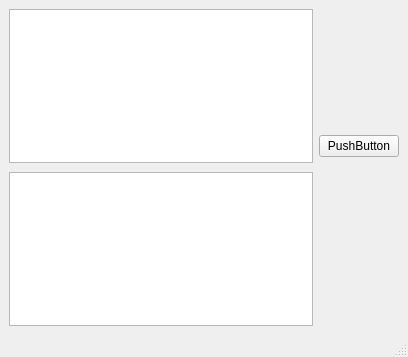
<?xml version="1.0" encoding="UTF-8"?>
<ui version="4.0">
 <class>MainWindow</class>
 <widget class="QMainWindow" name="MainWindow">
  <property name="geometry">
   <rect>
    <x>0</x>
    <y>0</y>
    <width>408</width>
    <height>357</height>
   </rect>
  </property>
  <property name="windowTitle">
   <string>MainWindow</string>
  </property>
  <widget class="QWidget" name="centralwidget">
   <layout class="QGridLayout" name="gridLayout_2">
    <item row="0" column="0">
     <layout class="QGridLayout" name="gridLayout">
      <item row="0" column="0" rowspan="3">
       <widget class="QTableView" name="tablewtareas"/>
      </item>
      <item row="1" column="2">
       <widget class="QPushButton" name="btnVerTareas">
        <property name="text">
         <string>PushButton</string>
        </property>
       </widget>
      </item>
      <item row="0" column="2">
       <spacer name="verticalSpacer_2">
        <property name="orientation">
         <enum>Qt::Vertical</enum>
        </property>
        <property name="sizeHint" stdset="0">
         <size>
          <width>20</width>
          <height>40</height>
         </size>
        </property>
       </spacer>
      </item>
      <item row="3" column="0">
       <spacer name="verticalSpacer_3">
        <property name="orientation">
         <enum>Qt::Vertical</enum>
        </property>
        <property name="sizeHint" stdset="0">
         <size>
          <width>20</width>
          <height>40</height>
         </size>
        </property>
       </spacer>
      </item>
      <item row="4" column="0">
       <widget class="QTableView" name="tabvcategorias"/>
      </item>
      <item row="4" column="2">
       <spacer name="verticalSpacer">
        <property name="orientation">
         <enum>Qt::Vertical</enum>
        </property>
        <property name="sizeHint" stdset="0">
         <size>
          <width>20</width>
          <height>40</height>
         </size>
        </property>
       </spacer>
      </item>
     </layout>
    </item>
   </layout>
  </widget>
  <widget class="QMenuBar" name="menubar">
   <property name="geometry">
    <rect>
     <x>0</x>
     <y>0</y>
     <width>408</width>
     <height>20</height>
    </rect>
   </property>
  </widget>
  <widget class="QStatusBar" name="statusbar"/>
 </widget>
 <resources/>
 <connections/>
</ui>
